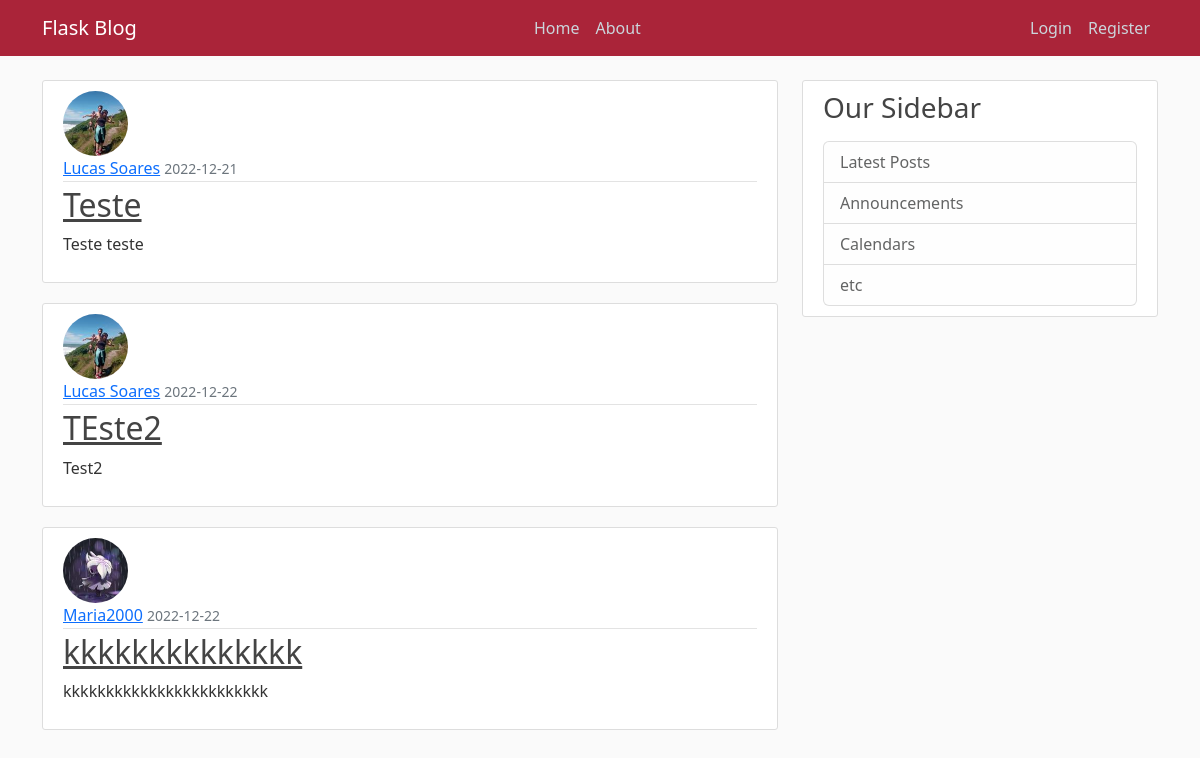
Page /home on the earlier database version.
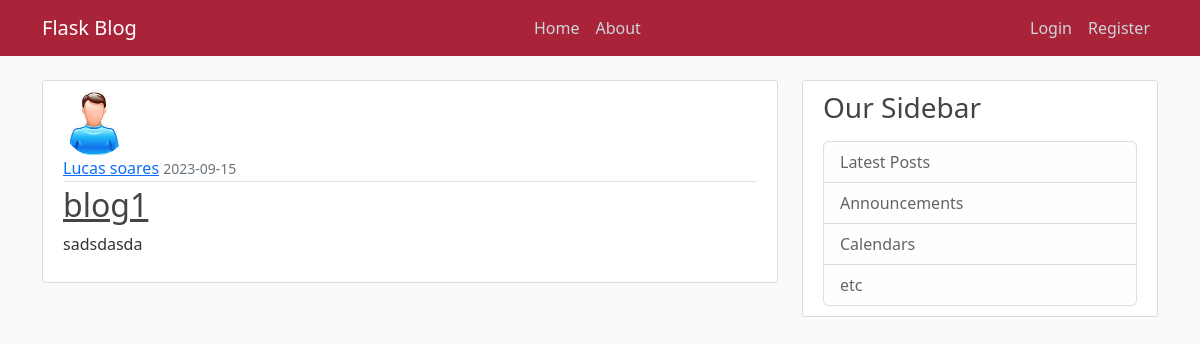
Same page on the later database version.
### flaskblog/models.py (models this page shows, shortened)
class Post(db.Model):
    id = db.Column(db.Integer, primary_key=True)
    title = db.Column(db.String(100), nullable=False)
    date_posted = db.Column(db.DateTime, nullable=False, default=datetime.utcnow)
    content = db.Column(db.Text, nullable=False)
    user_id = db.Column(db.Integer, db.ForeignKey('user.id'), nullable=False)

class User(db.Model, UserMixin):
    id = db.Column(db.Integer, primary_key=True)
    username = db.Column(db.String(20), unique=True, nullable=False)
    email = db.Column(db.String(120), unique=True, nullable=False)
    image_file = db.Column(db.String(20), nullable=False, default='default.jpg')
    password = db.Column(db.String(60), nullable=False)
    post = db.relationship('Post', backref='author', lazy=True)

### flaskblog/routs.py (the view)
@app.route('/')
@app.route('/home')
def home():
    posts = Post.query.all()
    return render_template('home.html', posts=posts)

### flaskblog/templates/home.html
{% extends "layout.html" %}
{% block content %}
    {% for post in posts %}
    <article class="media content-section">
        <img class="rounded-circle article-img" src="{{ url_for('static', filename='profile_pics/' + post.author.image_file) }}">
        <div class="media-body">
            <div class="article-metadata">
                <a class="mr-2" href="#">{{ post.author.username }}</a>
                <small class="text-muted">{{ post.date_posted.strftime('%Y-%m-%d') }}</small>
            </div>
            <h2><a class="article-title" href="{{ url_for('post', post_id=post.id) }}">{{ post.title }}</a></h2>
            <p class="article-content">{{ post.content }}</p>
        </div>
    </article>
    {% endfor %}
{% endblock content %}

### flaskblog/templates/layout.html (shortened to what this page needs)
<!DOCTYPE html>
<html>
<head>
    <link href="https://cdn.jsdelivr.net/npm/bootstrap@5.2.2/dist/css/bootstrap.min.css" rel="stylesheet">
    <link rel="stylesheet"  href="{{ url_for('static', filename='main.css')}}">
</head>
<body>
    <header class="site-header">
        <nav class="navbar navbar-expand-md navbar-dark bg-steel fixed-top">
        <div class="container">
            <a class="navbar-brand mr-4" href="/">Flask Blog</a>
            <div class="collapse navbar-collapse" id="navbarToggle">
            <div class="navbar-nav mr-auto">
                <a class="nav-item nav-link" href="{{ url_for('home') }}">Home</a>
                <a class="nav-item nav-link" href="{{ url_for('about')}}">About</a>
            </div>
            <div class="navbar-nav">
                {% if current_user.is_authenticated %}
                    <a class="nav-item nav-link" href="{{ url_for('new_post')}}">New Post</a>
                    <a class="nav-item nav-link" href="{{ url_for('account')}}">Account</a>
                    <a class="nav-item nav-link" href="{{ url_for('logout')}}">Logout</a>
                {% else %}
                    <a class="nav-item nav-link" href="{{ url_for('login')}}">Login</a>
                    <a class="nav-item nav-link" href="{{ url_for('register')}}">Register</a>
                {% endif %}
            </div>
            </div>
        </div>
        </nav>
    </header>
    <main role="main" class="container">
        <div class="row">
            <div class="col-md-8">
            {% block content %}{% endblock %}
            </div>
            <div class="col-md-4">
                <div class="content-section">
                    <h3>Our Sidebar</h3>
                    <p class='text-muted'>
                        <ul class="list-group">
                            <li class="list-group-item list-group-item-light">Latest Posts</li>
                            <li class="list-group-item list-group-item-light">Announcements</li>
                            <li class="list-group-item list-group-item-light">Calendars</li>
                            <li class="list-group-item list-group-item-light">etc</li>
                        </ul>
                </div>
            </div>
        </div>
    </main>
</body>
</html>

### flaskblog/static/main.css (style rules this page uses)
body { background: #fafafa; color: #333333; margin-top: 5rem; }
h1, h2, h3, h4, h5, h6 { color: #444444; }
.bg-steel { background-color: #AA2439; }
.site-header .navbar-nav .nav-link { color: #cbd5db; }
.content-section { background: #ffffff; padding: 10px 20px; border: 1px solid #dddddd; border-radius: 3px; margin-bottom: 20px; }
.article-title { color: #444444; }
.article-content { white-space: pre-line; }
.article-img { height: 65px; width: 65px; margin-right: 16px; }
.article-metadata { padding-bottom: 1px; margin-bottom: 4px; border-bottom: 1px solid #e3e3e3 }
.navbar-nav { margin-left: auto; }

Differences in the rows shown:
removed Post: image_file (picture), author.username "Lucas Soares", date_posted "2022-12-21", title "Teste", content "Teste teste"
removed Post: image_file (picture), author.username "Lucas Soares", date_posted "2022-12-22", title "TEste2", content "Test2"
removed Post: image_file (picture), author.username "Maria2000", date_posted "2022-12-22", title "kkkkkkkkkkkkkk", content "kkkkkkkkkkkkkkkkkkkkkkkk"
added Post: image_file (placeholder picture), author.username "Lucas soares", date_posted "2023-09-15", title "blog1", content "sadsdasda"
